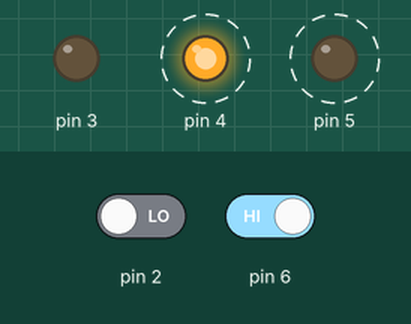
This sketch was run on a simulated Arduino Uno, built with avr-gcc and run on an emulated ATmega328P. On the bench: output pins drawn as LEDs (lit = HIGH). Dashed ring = blinking. The test bench sets the inputs (shaded band); at power-on: pin 6 HIGH, pin 2 LOW.

Above: at 1.3 s.
1.7 s: pin 6 driven LOW
At 2.7 s:
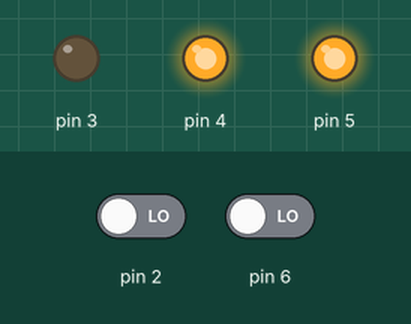
4.7 s: pin 2 driven HIGH
At 6.8 s:
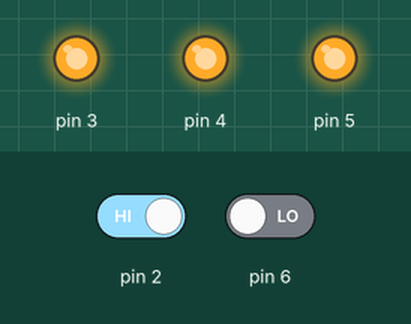
7.7 s: pin 6 driven HIGH
10.7 s: pin 2 driven LOW
At 10.7 s:
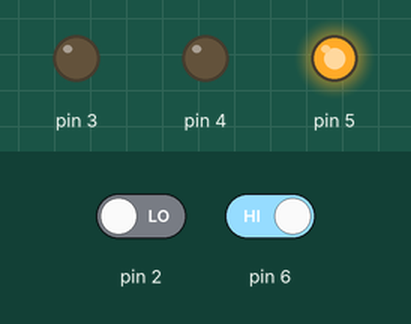
Timing chart, 0 to 14.7 s (numbered marks = the images above; inputs shaded):
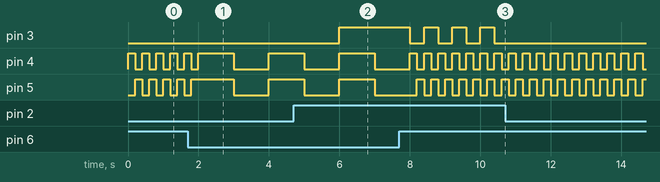

Measured:
- after the input at 4.7 s, pin 3: LOW → HIGH after 1.3 s
- after the input at 10.7 s, pin 3: stops changing and stays LOW
- by itself, pin 4, pin 5: alternates HIGH for 0.20 s and LOW for 0.20 s

The sketch:

02_spaceship_interface.ino
```cpp
// C++ code
//

int switch1 = 0;
int switch2 = 0;
int toggle = 0;

void setup()
{
  pinMode(2, INPUT);
  pinMode(3, OUTPUT);
  pinMode(4, OUTPUT);
  pinMode(5, OUTPUT);
  pinMode(6, INPUT);
}

void loop()
{
  switch1 = digitalRead(2);
  switch2 = digitalRead(6);

  //UPDATED TOGGLE
  if (switch1 == HIGH){
    if (toggle == 0){
    	toggle = 1;
      	digitalWrite(3, HIGH);
    }
    else {
    	toggle = 0;
        digitalWrite(3, LOW);
    }
  }

  if (switch2 == LOW){
    digitalWrite(4, HIGH);
    digitalWrite(5, HIGH);
    delay(1000);
    digitalWrite(5, LOW);
    digitalWrite(4, LOW);
    delay(1000);
  }
  else {
    digitalWrite(4, HIGH);
    digitalWrite(5, LOW);
    delay(200);
    digitalWrite(5, HIGH);
    digitalWrite(4, LOW);
    delay(200);
  }
}
```

Alignment_area.cpp
```cpp
// Format Document: Shift + Alt + f
// Paste below:
```
